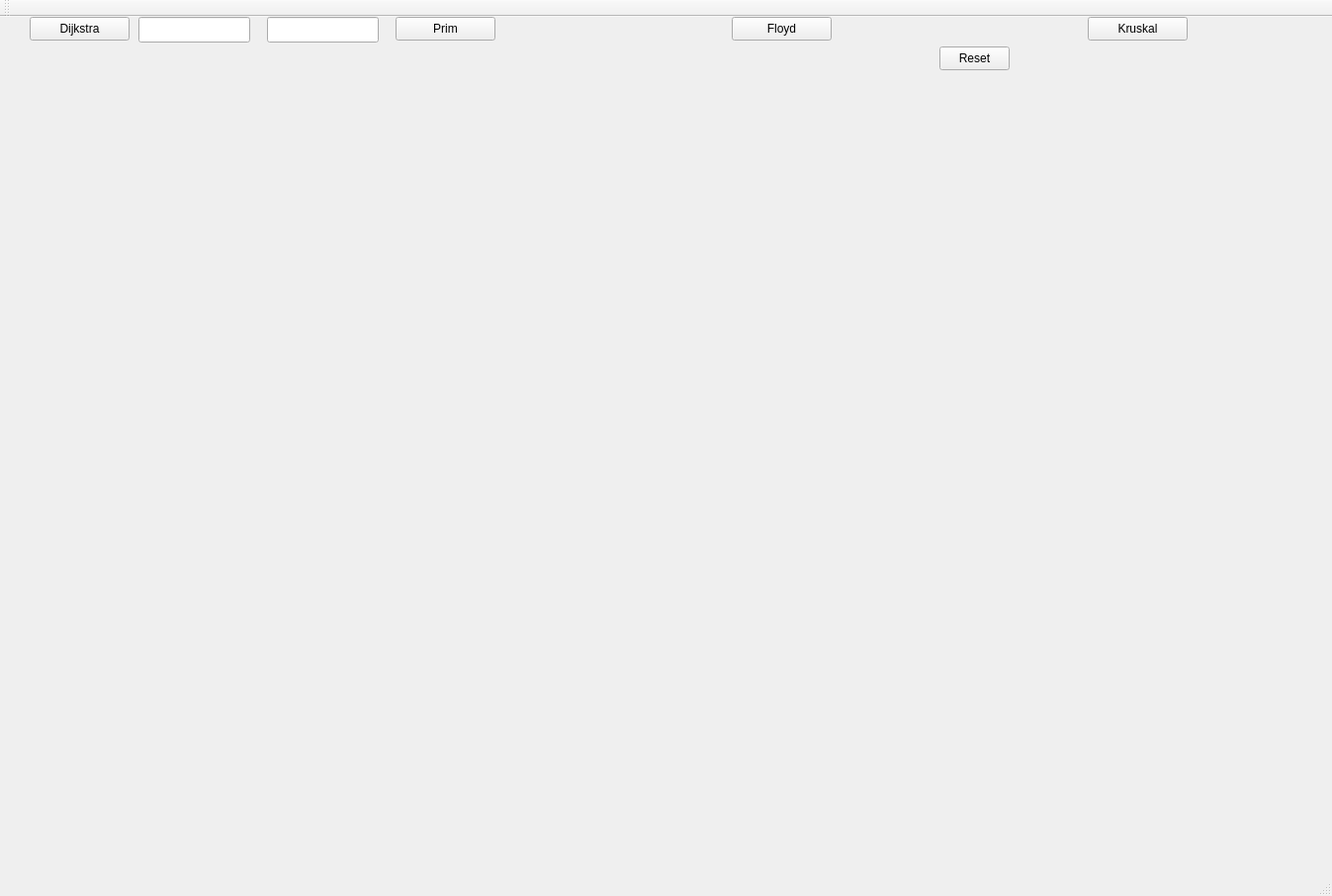
<?xml version="1.0" encoding="UTF-8"?>
<ui version="4.0">
 <class>MainWindow</class>
 <widget class="QMainWindow" name="MainWindow">
  <property name="geometry">
   <rect>
    <x>0</x>
    <y>0</y>
    <width>1347</width>
    <height>906</height>
   </rect>
  </property>
  <property name="windowTitle">
   <string>MainWindow</string>
  </property>
  <widget class="QWidget" name="centralWidget">
   <widget class="QLabel" name="label">
    <property name="geometry">
     <rect>
      <x>20</x>
      <y>30</y>
      <width>1001</width>
      <height>631</height>
     </rect>
    </property>
    <property name="baseSize">
     <size>
      <width>1000</width>
      <height>751</height>
     </size>
    </property>
    <property name="text">
     <string/>
    </property>
    <property name="pixmap">
     <pixmap>../Mapa/mapa.jpg</pixmap>
    </property>
   </widget>
   <widget class="QToolButton" name="botonDijkstra">
    <property name="geometry">
     <rect>
      <x>30</x>
      <y>0</y>
      <width>101</width>
      <height>24</height>
     </rect>
    </property>
    <property name="mouseTracking">
     <bool>true</bool>
    </property>
    <property name="text">
     <string>Dijkstra</string>
    </property>
    <property name="checkable">
     <bool>false</bool>
    </property>
   </widget>
   <widget class="QToolButton" name="botonPrim">
    <property name="geometry">
     <rect>
      <x>400</x>
      <y>0</y>
      <width>101</width>
      <height>24</height>
     </rect>
    </property>
    <property name="text">
     <string>Prim</string>
    </property>
   </widget>
   <widget class="QToolButton" name="botonFloyd">
    <property name="geometry">
     <rect>
      <x>740</x>
      <y>0</y>
      <width>101</width>
      <height>24</height>
     </rect>
    </property>
    <property name="text">
     <string>Floyd</string>
    </property>
   </widget>
   <widget class="QToolButton" name="botonKruskal">
    <property name="geometry">
     <rect>
      <x>1100</x>
      <y>0</y>
      <width>101</width>
      <height>24</height>
     </rect>
    </property>
    <property name="text">
     <string>Kruskal</string>
    </property>
   </widget>
   <widget class="QLabel" name="label_2">
    <property name="geometry">
     <rect>
      <x>1030</x>
      <y>30</y>
      <width>301</width>
      <height>871</height>
     </rect>
    </property>
    <property name="text">
     <string/>
    </property>
    <property name="alignment">
     <set>Qt::AlignLeading|Qt::AlignLeft|Qt::AlignTop</set>
    </property>
   </widget>
   <widget class="QLineEdit" name="DCiudad">
    <property name="geometry">
     <rect>
      <x>140</x>
      <y>0</y>
      <width>113</width>
      <height>26</height>
     </rect>
    </property>
   </widget>
   <widget class="QLineEdit" name="DCiudadDestino">
    <property name="geometry">
     <rect>
      <x>270</x>
      <y>0</y>
      <width>113</width>
      <height>26</height>
     </rect>
    </property>
   </widget>
   <widget class="QToolButton" name="toolButton">
    <property name="geometry">
     <rect>
      <x>950</x>
      <y>30</y>
      <width>71</width>
      <height>24</height>
     </rect>
    </property>
    <property name="text">
     <string>Reset</string>
    </property>
   </widget>
  </widget>
  <widget class="QMenuBar" name="menuBar">
   <property name="geometry">
    <rect>
     <x>0</x>
     <y>0</y>
     <width>1347</width>
     <height>24</height>
    </rect>
   </property>
  </widget>
  <widget class="QToolBar" name="mainToolBar">
   <attribute name="toolBarArea">
    <enum>TopToolBarArea</enum>
   </attribute>
   <attribute name="toolBarBreak">
    <bool>false</bool>
   </attribute>
  </widget>
  <widget class="QStatusBar" name="statusBar"/>
 </widget>
 <layoutdefault spacing="6" margin="11"/>
 <resources/>
 <connections/>
</ui>
